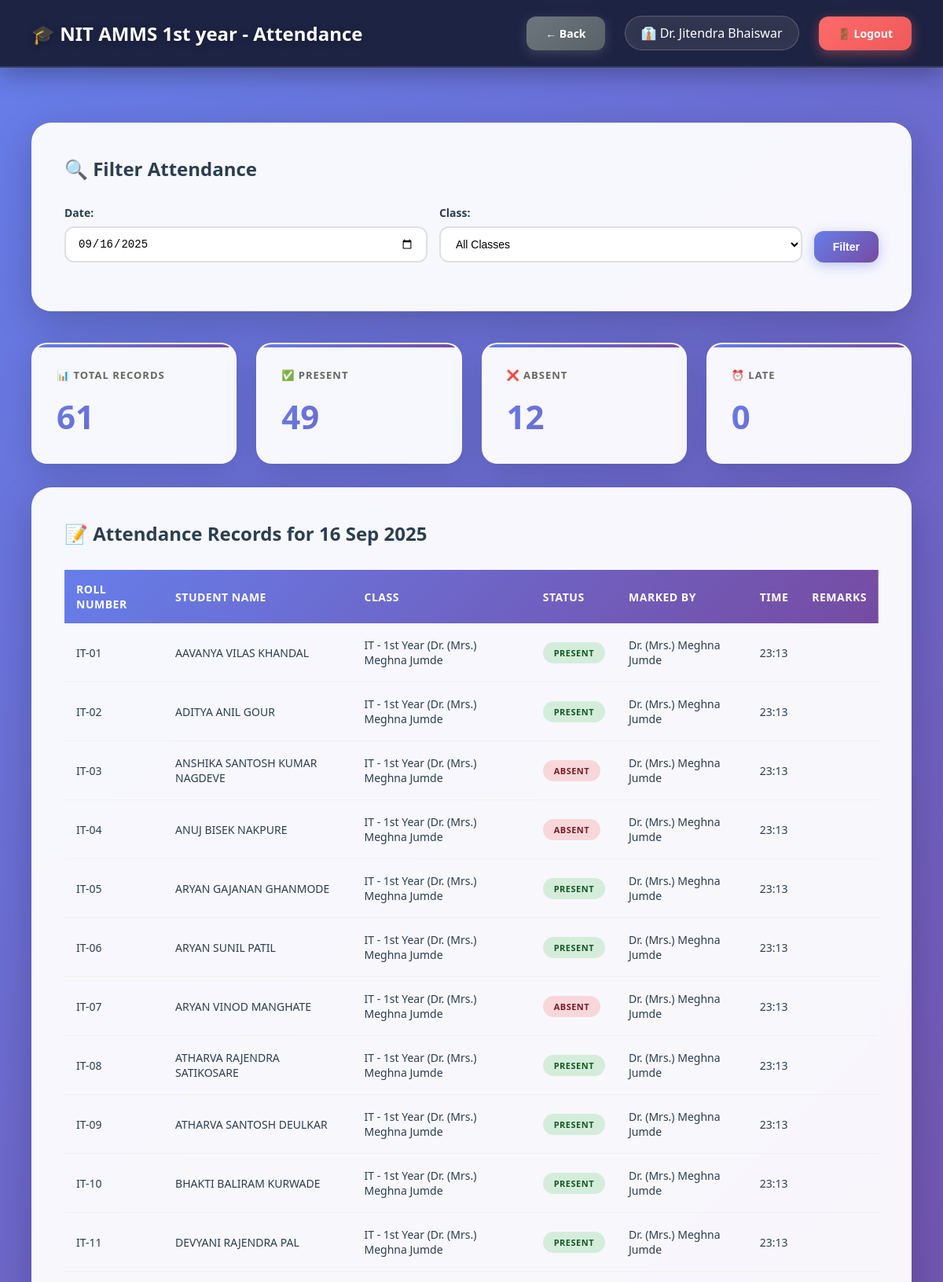
/hod/view_department_attendance.php?date=2025-09-16 (signed in, upper part), run on the app's committed database.
### tables this page shows
CREATE TABLE `departments` (
  `id` int(11) NOT NULL,
  `dept_name` varchar(100) NOT NULL,
  `dept_code` varchar(20) NOT NULL,
  `hod_id` int(11) DEFAULT NULL,
  `created_at` timestamp NOT NULL DEFAULT current_timestamp()
);

CREATE TABLE `users` (
  `id` int(11) NOT NULL,
  `username` varchar(50) NOT NULL,
  `password` varchar(255) NOT NULL,
  `full_name` varchar(100) NOT NULL,
  `email` varchar(100) NOT NULL,
  `phone` varchar(15) DEFAULT NULL,
  `photo` varchar(255) DEFAULT NULL,
  `role` enum('admin','hod','teacher') NOT NULL,
  `department_id` int(11) DEFAULT NULL,
  `is_active` tinyint(1) DEFAULT 1,
  `created_at` timestamp NOT NULL DEFAULT current_timestamp()
);

CREATE TABLE `student_attendance` (
  `id` int(11) NOT NULL,
  `student_id` int(11) NOT NULL,
  `class_id` int(11) NOT NULL,
  `attendance_date` date NOT NULL,
  `status` enum('present','absent','late') NOT NULL,
  `remarks` text DEFAULT NULL,
  `marked_by` int(11) NOT NULL,
  `marked_at` timestamp NOT NULL DEFAULT current_timestamp()
);

CREATE TABLE `students` (
  `id` int(11) NOT NULL,
  `roll_number` varchar(50) NOT NULL,
  `full_name` varchar(100) NOT NULL,
  `email` varchar(100) NOT NULL,
  `phone` varchar(15) DEFAULT NULL,
  `photo` varchar(255) DEFAULT NULL,
  `password` varchar(255) NOT NULL,
  `department_id` int(11) NOT NULL,
  `class_id` int(11) NOT NULL,
  `year` int(11) NOT NULL,
  `semester` int(11) NOT NULL,
  `admission_year` varchar(10) DEFAULT NULL,
  `is_active` tinyint(1) DEFAULT 1,
  `created_at` timestamp NOT NULL DEFAULT current_timestamp()
);

CREATE TABLE `classes` (
  `id` int(11) NOT NULL,
  `class_name` varchar(100) NOT NULL,
  `department_id` int(11) NOT NULL,
  `year` int(11) NOT NULL,
  `section` varchar(10) NOT NULL,
  `teacher_id` int(11) NOT NULL,
  `semester` int(11) NOT NULL,
  `academic_year` varchar(20) NOT NULL,
  `created_at` timestamp NOT NULL DEFAULT current_timestamp()
);

### db.php (called while the page is built, shortened)
<?php
$conn = new mysqli(DB_HOST, DB_USER, DB_PASS, DB_NAME);
$conn->set_charset("utf8mb4");
$conn->query("SET time_zone = '+05:30'");
function isLoggedIn() {
    return isset($_SESSION['user_id']) && isset($_SESSION['role']);
}
function getCurrentUser() {
    global $conn;
    $user_id = $_SESSION['user_id'];
    $role = $_SESSION['role'];
    if ($role === 'student') {
        $query = "SELECT * FROM students WHERE id = ?";
    } elseif ($role === 'parent') {
        $query = "SELECT * FROM parents WHERE id = ?";
    } else {
        $query = "SELECT * FROM users WHERE id = ?";
    }
    $stmt = $conn->prepare($query);
    $stmt->bind_param("i", $user_id);
    $stmt->execute();
    $result = $stmt->get_result();
    return $result->fetch_assoc();
}
?>

### hod/view_department_attendance.php (the view, shortened to what this page needs)
<?php
require_once '../db.php';
$user = getCurrentUser();
$department_id = $_SESSION['department_id'];
$dept_query = "SELECT * FROM departments WHERE id = $department_id";
$department = $conn->query($dept_query)->fetch_assoc();
$filter_date = isset($_GET['date']) ? $_GET['date'] : date('Y-m-d');
$where_clauses = ["sa.attendance_date = '$filter_date'", "c.department_id = $department_id"];
$where_sql = implode(' AND ', $where_clauses);
$attendance_query = "SELECT sa.*, s.roll_number, s.full_name as student_name,
                     c.class_name, u.full_name as teacher_name
                     FROM student_attendance sa
                     JOIN students s ON sa.student_id = s.id
                     JOIN classes c ON sa.class_id = c.id
                     JOIN users u ON sa.marked_by = u.id
                     WHERE $where_sql
                     ORDER BY c.class_name, s.roll_number";
$attendance_records = $conn->query($attendance_query);
$stats_query = "SELECT
                COUNT(*) as total,
                SUM(CASE WHEN status = 'present' THEN 1 ELSE 0 END) as present,
                SUM(CASE WHEN status = 'absent' THEN 1 ELSE 0 END) as absent,
                SUM(CASE WHEN status = 'late' THEN 1 ELSE 0 END) as late
                FROM student_attendance sa
                JOIN classes c ON sa.class_id = c.id
                WHERE $where_sql";
$stats_result = $conn->query($stats_query);
$stats = $stats_result->fetch_assoc();
?>
<!DOCTYPE html>
<html lang="en">
<head>
</head>
<body>
    <nav class="navbar">
        <div>
            <h1>🎓 NIT AMMS <?php echo htmlspecialchars($department['dept_name']); ?> - Attendance</h1>
        </div>
        <div class="user-info">
            <a href="index.php" class="btn btn-secondary">← Back</a>
            <span>👔 <?php echo htmlspecialchars($user['full_name']); ?></span>
            <a href="../logout.php" class="btn btn-danger">🚪 Logout</a>
        </div>
    </nav>
    <div class="main-content">
        <div class="table-container" style="margin-bottom: 30px;">
            <h3>🔍 Filter Attendance</h3>
            <form method="GET" style="display: grid; grid-template-columns: 1fr 1fr auto; gap: 15px;">
                <div class="form-group">
                    <label>Date:</label>
                    <input type="date" name="date" value="<?php echo $filter_date; ?>">
                </div>
                <div class="form-group">
                    <label>Class:</label>
                    <select name="class">
                        <option value="">All Classes</option>
                    </select>
                </div>
                <div class="form-group" style="display: flex; align-items: flex-end;">
                    <button type="submit" class="btn btn-primary">Filter</button>
                </div>
            </form>
        </div>
        <div class="stats-grid" style="margin-bottom: 30px;">
            <div class="stat-card">
                <h3>📊 Total Records</h3>
                <div class="stat-value"><?php echo $stats['total']; ?></div>
            </div>
            <div class="stat-card">
                <h3>✅ Present</h3>
                <div class="stat-value" style="color: #28a745;"><?php echo $stats['present']; ?></div>
            </div>
            <div class="stat-card">
                <h3>❌ Absent</h3>
                <div class="stat-value" style="color: #dc3545;"><?php echo $stats['absent']; ?></div>
            </div>
            <div class="stat-card">
                <h3>⏰ Late</h3>
                <div class="stat-value" style="color: #ffc107;"><?php echo $stats['late']; ?></div>
            </div>
        </div>
        <div class="table-container">
            <h3>📝 Attendance Records for <?php echo date('d M Y', strtotime($filter_date)); ?></h3>
            <?php if ($attendance_records->num_rows > 0): ?>
                <table>
                    <thead>
                        <tr>
                            <th>Roll Number</th>
                            <th>Student Name</th>
                            <th>Class</th>
                            <th>Status</th>
                            <th>Marked By</th>
                            <th>Time</th>
                            <th>Remarks</th>
                        </tr>
                    </thead>
                    <tbody>
                        <?php while ($record = $attendance_records->fetch_assoc()): ?>
                        <tr>
                            <td><?php echo htmlspecialchars($record['roll_number']); ?></td>
                            <td><?php echo htmlspecialchars($record['student_name']); ?></td>
                            <td><?php echo htmlspecialchars($record['class_name']); ?></td>
                            <td>
                                <?php
                                $status_class = '';
                                if ($record['status'] === 'present') $status_class = 'badge-success';
                                elseif ($record['status'] === 'absent') $status_class = 'badge-danger';
                                else $status_class = 'badge-warning';
                                ?>
                                <span class="badge <?php echo $status_class; ?>">
                                    <?php echo strtoupper($record['status']); ?>
                                </span>
                            </td>
                            <td><?php echo htmlspecialchars($record['teacher_name']); ?></td>
                            <td><?php echo date('H:i', strtotime($record['marked_at'])); ?></td>
                            <td><?php echo htmlspecialchars($record['remarks'] ?? '-'); ?></td>
                        </tr>
                        <?php endwhile; ?>
                    </tbody>
                </table>
            <?php else: ?>
                <div class="alert alert-info">No attendance records found for the selected filters.</div>
            <?php endif; ?>
        </div>
    </div>
</body>
</html>

### hod/view_department_attendance.php (style rules this page uses)
* { margin: 0; padding: 0; box-sizing: border-box; }
body { background: linear-gradient(135deg, #667eea 0%, #764ba2 50%, #f093fb 100%); min-height: 100vh; font-family: 'Segoe UI', Tahoma, Geneva, Verdana, sans-serif; position: relative; overflow-x: hidden; }
.navbar { background: rgba(26, 31, 58, 0.95); backdrop-filter: blur(20px); padding: 20px 40px; display: flex; justify-content: space-between; align-items: center; box-shadow: 0 8px 32px rgba(0, 0, 0, 0.3); border-bottom: 2px solid rgba(255, 255, 255, 0.1); position: sticky; top: 0; z-index: 1000; }
.navbar h1 { color: white; font-size: 24px; font-weight: 700; text-shadow: 0 2px 10px rgba(0, 0, 0, 0.3); }
.user-info { display: flex; align-items: center; gap: 25px; color: white; }
.user-info span { display: flex; align-items: center; gap: 10px; background: rgba(255, 255, 255, 0.1); padding: 10px 20px; border-radius: 50px; backdrop-filter: blur(10px); border: 1px solid rgba(255, 255, 255, 0.2); }
.main-content { padding: 40px; max-width: 1600px; margin: 0 auto; position: relative; z-index: 1; }
.stats-grid { display: grid; grid-template-columns: repeat(auto-fit, minmax(250px, 1fr)); gap: 25px; margin: 40px 0; }
.stat-card { background: rgba(255, 255, 255, 0.95); backdrop-filter: blur(20px); padding: 30px; border-radius: 20px; box-shadow: 0 10px 40px rgba(0, 0, 0, 0.15); position: relative; overflow: hidden; transition: all 0.4s cubic-bezier(0.4, 0, 0.2, 1); border: 2px solid rgba(255, 255, 255, 0.5); }
.stat-card::before { content: ''; position: absolute; top: 0; left: 0; width: 100%; height: 4px; background: linear-gradient(90deg, #667eea, #764ba2, #f093fb); background-size: 200% 100%; animation: gradientShift 3s ease infinite; }
.stat-card h3 { color: #666; font-size: 13px; font-weight: 600; text-transform: uppercase; letter-spacing: 1px; margin-bottom: 15px; }
.stat-value { font-size: 42px; font-weight: 800; background: linear-gradient(135deg, #667eea, #764ba2); -webkit-background-clip: text; -webkit-text-fill-color: transparent; }
.table-container { background: rgba(255, 255, 255, 0.95); backdrop-filter: blur(20px); border-radius: 25px; padding: 40px; box-shadow: 0 15px 50px rgba(0, 0, 0, 0.2); margin: 30px 0; border: 2px solid rgba(255, 255, 255, 0.5); }
.table-container h3 { font-size: 24px; font-weight: 700; color: #2c3e50; margin-bottom: 30px; display: flex; align-items: center; gap: 10px; }
.form-group { margin-bottom: 20px; }
.form-group label { display: block; margin-bottom: 8px; font-weight: 600; color: #2c3e50; font-size: 14px; }
.form-group input, .form-group select { width: 100%; padding: 12px 15px; border: 2px solid #e0e0e0; border-radius: 12px; font-size: 14px; transition: all 0.3s; background: white; }
table { width: 100%; border-collapse: collapse; }
thead { background: linear-gradient(135deg, #667eea, #764ba2); }
thead th { padding: 15px; color: white; font-weight: 600; text-align: left; font-size: 14px; text-transform: uppercase; letter-spacing: 0.5px; }
tbody tr { border-bottom: 1px solid #f0f0f0; transition: all 0.3s; }
tbody td { padding: 18px 15px; color: #2c3e50; font-size: 14px; }
.badge { padding: 6px 14px; border-radius: 20px; font-size: 11px; font-weight: 700; text-transform: uppercase; letter-spacing: 0.5px; display: inline-block; }
.badge-success { background: #d4edda; color: #155724; }
.badge-danger { background: #f8d7da; color: #721c24; }
.btn { padding: 12px 24px; border-radius: 12px; text-decoration: none; font-weight: 600; transition: all 0.3s; display: inline-block; border: none; cursor: pointer; font-size: 14px; }
.btn-primary { background: linear-gradient(135deg, #667eea, #764ba2); color: white; box-shadow: 0 4px 15px rgba(102, 126, 234, 0.4); }
.btn-secondary { background: linear-gradient(135deg, #6c757d, #5a6268); color: white; box-shadow: 0 4px 15px rgba(108, 117, 125, 0.4); }
.btn-danger { background: linear-gradient(135deg, #ff6b6b, #ee5a5a); color: white; box-shadow: 0 4px 15px rgba(255, 107, 107, 0.4); }

### data on the page
departments: dept_name "1st year"
users: full_name "Dr. Jitendra Bhaiswar"
student_attendance: students.roll_number "IT-01", students.full_name "AAVANYA VILAS KHANDAL", class.class_name "IT - 1st Year (Dr. (Mrs.) Meghna Jumde", status "PRESENT", users.full_name "Dr. (Mrs.) Meghna Jumde", marked_at "23:13"
student_attendance: students.roll_number "IT-02", students.full_name "ADITYA ANIL GOUR", class.class_name "IT - 1st Year (Dr. (Mrs.) Meghna Jumde", status "PRESENT", users.full_name "Dr. (Mrs.) Meghna Jumde", marked_at "23:13"
student_attendance: students.roll_number "IT-03", students.full_name "ANSHIKA SANTOSH KUMAR NAGDEVE", class.class_name "IT - 1st Year (Dr. (Mrs.) Meghna Jumde", status "ABSENT", users.full_name "Dr. (Mrs.) Meghna Jumde", marked_at "23:13"
student_attendance: students.roll_number "IT-04", students.full_name "ANUJ BISEK NAKPURE", class.class_name "IT - 1st Year (Dr. (Mrs.) Meghna Jumde", status "ABSENT", users.full_name "Dr. (Mrs.) Meghna Jumde", marked_at "23:13"
student_attendance: students.roll_number "IT-05", students.full_name "ARYAN GAJANAN GHANMODE", class.class_name "IT - 1st Year (Dr. (Mrs.) Meghna Jumde", status "PRESENT", users.full_name "Dr. (Mrs.) Meghna Jumde", marked_at "23:13"
student_attendance: students.roll_number "IT-06", students.full_name "ARYAN SUNIL PATIL", class.class_name "IT - 1st Year (Dr. (Mrs.) Meghna Jumde", status "PRESENT", users.full_name "Dr. (Mrs.) Meghna Jumde", marked_at "23:13"
student_attendance: students.roll_number "IT-07", students.full_name "ARYAN VINOD MANGHATE", class.class_name "IT - 1st Year (Dr. (Mrs.) Meghna Jumde", status "ABSENT", users.full_name "Dr. (Mrs.) Meghna Jumde", marked_at "23:13"
student_attendance: students.roll_number "IT-08", students.full_name "ATHARVA RAJENDRA SATIKOSARE", class.class_name "IT - 1st Year (Dr. (Mrs.) Meghna Jumde", status "PRESENT", users.full_name "Dr. (Mrs.) Meghna Jumde", marked_at "23:13"
student_attendance: students.roll_number "IT-09", students.full_name "ATHARVA SANTOSH DEULKAR", class.class_name "IT - 1st Year (Dr. (Mrs.) Meghna Jumde", status "PRESENT", users.full_name "Dr. (Mrs.) Meghna Jumde", marked_at "23:13"
student_attendance: students.roll_number "IT-10", students.full_name "BHAKTI BALIRAM KURWADE", class.class_name "IT - 1st Year (Dr. (Mrs.) Meghna Jumde", status "PRESENT", users.full_name "Dr. (Mrs.) Meghna Jumde", marked_at "23:13"
student_attendance: students.roll_number "IT-11", students.full_name "DEVYANI RAJENDRA PAL", class.class_name "IT - 1st Year (Dr. (Mrs.) Meghna Jumde", status "PRESENT", users.full_name "Dr. (Mrs.) Meghna Jumde", marked_at "23:13"

### other printed values
$stats['total'] "61"
$stats['present'] "49"
$stats['absent'] "12"
$stats['late'] "0"
date('d M Y', strtotime($filter_date)) "16 Sep 2025"
